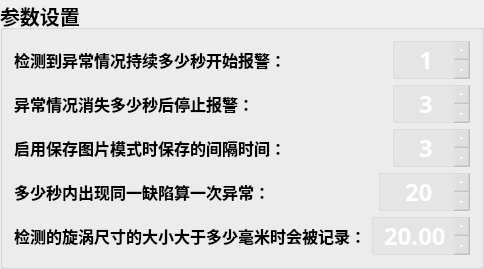
        <widget class="QGroupBox" name="groupBox_8">
         <property name="font">
          <font>
           <pointsize>15</pointsize>
           <weight>75</weight>
           <bold>true</bold>
          </font>
         </property>
         <property name="styleSheet">
          <string notr="true"/>
         </property>
         <property name="title">
          <string>参数设置</string>
         </property>
         <layout class="QVBoxLayout" name="verticalLayout" stretch="10,10,10,10,10">
          <item>
           <layout class="QHBoxLayout" name="horizontalLayout" stretch="10,0">
            <item>
             <widget class="QLabel" name="label">
              <property name="font">
               <font>
                <pointsize>12</pointsize>
               </font>
              </property>
              <property name="text">
               <string>检测到异常情况持续多少秒开始报警：</string>
              </property>
             </widget>
            </item>
            <item>
             <widget class="QSpinBox" name="spinBox_timeForStartWarning">
              <property name="sizePolicy">
               <sizepolicy hsizetype="Minimum" vsizetype="Fixed">
                <horstretch>0</horstretch>
                <verstretch>0</verstretch>
               </sizepolicy>
              </property>
              <property name="font">
               <font>
                <family>AcadEref</family>
                <pointsize>-1</pointsize>
               </font>
              </property>
              <property name="styleSheet">
               <string notr="true">QSpinBox{
background:rgba(200, 200, 200,50);
color:white;
font-size: 24px;
border-style: solid;
border-width: 1px;
border-color: rgba(200, 200, 200,100);
border-radius: 3px;
padding-right: 10px;}

QSpinBox::down-button{
background:rgba(200, 200, 200,0);
border-image: url(:/images/icons/botton_down.png);}
QSpinBox::down-button::hover{
background:rgba(200, 200, 200,100);
border-image: url(:/images/icons/botton_down.png);}

QSpinBox::up-button{
background:rgba(200, 200, 200,0);
border-image: url(:/images/icons/botton_up.png);}
QSpinBox::up-button::hover{
background:rgba(200, 200, 200,100);
border-image: url(:/images/icons/botton_up.png);}

QAbstractSpinBox::up-button { subcontrol-origin: border; }
QAbstractSpinBox::down-button { subcontrol-origin: border; }</string>
              </property>
              <property name="alignment">
               <set>Qt::AlignCenter</set>
              </property>
              <property name="buttonSymbols">
               <enum>QAbstractSpinBox::UpDownArrows</enum>
              </property>
              <property name="minimum">
               <number>0</number>
              </property>
              <property name="maximum">
               <number>100</number>
              </property>
              <property name="value">
               <number>1</number>
              </property>
             </widget>
            </item>
           </layout>
          </item>
          <item>
           <layout class="QHBoxLayout" name="horizontalLayout_2" stretch="10,2">
            <property name="leftMargin">
             <number>0</number>
            </property>
            <property name="rightMargin">
             <number>0</number>
            </property>
            <item>
             <widget class="QLabel" name="label_2">
              <property name="font">
               <font>
                <pointsize>12</pointsize>
               </font>
              </property>
              <property name="text">
               <string>异常情况消失多少秒后停止报警：    </string>
              </property>
             </widget>
            </item>
            <item>
             <widget class="QSpinBox" name="spinBox_timeForStopWarning">
              <property name="sizePolicy">
               <sizepolicy hsizetype="Minimum" vsizetype="Fixed">
                <horstretch>0</horstretch>
                <verstretch>0</verstretch>
               </sizepolicy>
              </property>
              <property name="font">
               <font>
                <family>AcadEref</family>
                <pointsize>-1</pointsize>
               </font>
              </property>
              <property name="styleSheet">
               <string notr="true">QSpinBox{
background:rgba(200, 200, 200,50);
color:white;
font-size: 24px;
border-style: solid;
border-width: 1px;
border-color: rgba(200, 200, 200,100);
border-radius: 3px;
padding-right: 10px;}

QSpinBox::down-button{
background:rgba(200, 200, 200,0);
border-image: url(:/images/icons/botton_down.png);}
QSpinBox::down-button::hover{
background:rgba(200, 200, 200,100);
border-image: url(:/images/icons/botton_down.png);}

QSpinBox::up-button{
background:rgba(200, 200, 200,0);
border-image: url(:/images/icons/botton_up.png);}
QSpinBox::up-button::hover{
background:rgba(200, 200, 200,100);
border-image: url(:/images/icons/botton_up.png);}

QAbstractSpinBox::up-button { subcontrol-origin: border; }
QAbstractSpinBox::down-button { subcontrol-origin: border; }</string>
              </property>
              <property name="alignment">
               <set>Qt::AlignCenter</set>
              </property>
              <property name="buttonSymbols">
               <enum>QAbstractSpinBox::UpDownArrows</enum>
              </property>
              <property name="minimum">
               <number>0</number>
              </property>
              <property name="maximum">
               <number>100</number>
              </property>
              <property name="value">
               <number>3</number>
              </property>
             </widget>
            </item>
           </layout>
          </item>
          <item>
           <layout class="QHBoxLayout" name="horizontalLayout_3" stretch="10,2">
            <item>
             <widget class="QLabel" name="label_3">
              <property name="font">
               <font>
                <pointsize>12</pointsize>
               </font>
              </property>
              <property name="text">
               <string>启用保存图片模式时保存的间隔时间：</string>
              </property>
             </widget>
            </item>
            <item>
             <widget class="QSpinBox" name="spinBox_savePictureInterval">
              <property name="sizePolicy">
               <sizepolicy hsizetype="Minimum" vsizetype="Fixed">
                <horstretch>0</horstretch>
                <verstretch>0</verstretch>
               </sizepolicy>
              </property>
              <property name="font">
               <font>
                <family>AcadEref</family>
                <pointsize>-1</pointsize>
               </font>
              </property>
              <property name="styleSheet">
               <string notr="true">QSpinBox{
background:rgba(200, 200, 200,50);
color:white;
font-size: 24px;
border-style: solid;
border-width: 1px;
border-color: rgba(200, 200, 200,100);
border-radius: 3px;
padding-right: 10px;}

QSpinBox::down-button{
background:rgba(200, 200, 200,0);
border-image: url(:/images/icons/botton_down.png);}
QSpinBox::down-button::hover{
background:rgba(200, 200, 200,100);
border-image: url(:/images/icons/botton_down.png);}

QSpinBox::up-button{
background:rgba(200, 200, 200,0);
border-image: url(:/images/icons/botton_up.png);}
QSpinBox::up-button::hover{
background:rgba(200, 200, 200,100);
border-image: url(:/images/icons/botton_up.png);}

QAbstractSpinBox::up-button { subcontrol-origin: border; }
QAbstractSpinBox::down-button { subcontrol-origin: border; }</string>
              </property>
              <property name="alignment">
               <set>Qt::AlignCenter</set>
              </property>
              <property name="buttonSymbols">
               <enum>QAbstractSpinBox::UpDownArrows</enum>
              </property>
              <property name="minimum">
               <number>0</number>
              </property>
              <property name="maximum">
               <number>100</number>
              </property>
              <property name="value">
               <number>3</number>
              </property>
             </widget>
            </item>
           </layout>
          </item>
          <item>
           <layout class="QHBoxLayout" name="horizontalLayout_9" stretch="10,2">
            <item>
             <widget class="QLabel" name="label_5">
              <property name="font">
               <font>
                <pointsize>12</pointsize>
               </font>
              </property>
              <property name="text">
               <string>多少秒内出现同一缺陷算一次异常：</string>
              </property>
             </widget>
            </item>
            <item>
             <widget class="QSpinBox" name="spinBox_timeForObjectIntervalTime">
              <property name="sizePolicy">
               <sizepolicy hsizetype="Minimum" vsizetype="Fixed">
                <horstretch>0</horstretch>
                <verstretch>0</verstretch>
               </sizepolicy>
              </property>
              <property name="font">
               <font>
                <family>AcadEref</family>
                <pointsize>-1</pointsize>
               </font>
              </property>
              <property name="styleSheet">
               <string notr="true">QSpinBox{
background:rgba(200, 200, 200,50);
color:white;
font-size: 24px;
border-style: solid;
border-width: 1px;
border-color: rgba(200, 200, 200,100);
border-radius: 3px;
padding-right: 10px;}

QSpinBox::down-button{
background:rgba(200, 200, 200,0);
border-image: url(:/images/icons/botton_down.png);}
QSpinBox::down-button::hover{
background:rgba(200, 200, 200,100);
border-image: url(:/images/icons/botton_down.png);}

QSpinBox::up-button{
background:rgba(200, 200, 200,0);
border-image: url(:/images/icons/botton_up.png);}
QSpinBox::up-button::hover{
background:rgba(200, 200, 200,100);
border-image: url(:/images/icons/botton_up.png);}

QAbstractSpinBox::up-button { subcontrol-origin: border; }
QAbstractSpinBox::down-button { subcontrol-origin: border; }</string>
              </property>
              <property name="alignment">
               <set>Qt::AlignCenter</set>
              </property>
              <property name="buttonSymbols">
               <enum>QAbstractSpinBox::UpDownArrows</enum>
              </property>
              <property name="minimum">
               <number>0</number>
              </property>
              <property name="maximum">
               <number>1000</number>
              </property>
              <property name="stepType">
               <enum>QAbstractSpinBox::DefaultStepType</enum>
              </property>
              <property name="value">
               <number>20</number>
              </property>
             </widget>
            </item>
           </layout>
          </item>
          <item>
           <layout class="QHBoxLayout" name="horizontalLayout_12" stretch="10,2">
            <item>
             <widget class="QLabel" name="label_6">
              <property name="font">
               <font>
                <pointsize>12</pointsize>
               </font>
              </property>
              <property name="text">
               <string>检测的旋涡尺寸的大小大于多少毫米时会被记录：</string>
              </property>
             </widget>
            </item>
            <item>
             <widget class="QDoubleSpinBox" name="doubleSpinBox_vortexMinSize">
              <property name="sizePolicy">
               <sizepolicy hsizetype="Minimum" vsizetype="Fixed">
                <horstretch>0</horstretch>
                <verstretch>0</verstretch>
               </sizepolicy>
              </property>
              <property name="font">
               <font>
                <family>SimSun-ExtB</family>
                <pointsize>-1</pointsize>
               </font>
              </property>
              <property name="layoutDirection">
               <enum>Qt::LeftToRight</enum>
              </property>
              <property name="styleSheet">
               <string notr="true">QDoubleSpinBox{
background:rgba(200, 200, 200,50);
color:white;
font-size: 24px;
border-style: solid;
border-width: 1px;
border-color: rgba(200, 200, 200,100);
border-radius: 3px;
padding-right: 10px;}

QDoubleSpinBox::down-button{
background:rgba(200, 200, 200,0);
border-image: url(:/images/icons/botton_down.png);}
QDoubleSpinBox::down-button::hover{
background:rgba(200, 200, 200,100);
border-image: url(:/images/icons/botton_down.png);}

QDoubleSpinBox::up-button{
background:rgba(200, 200, 200,0);
border-image: url(:/images/icons/botton_up.png);}
QDoubleSpinBox::up-button::hover{
background:rgba(200, 200, 200,100);
border-image: url(:/images/icons/botton_up.png);}

QAbstractSpinBox::up-button { subcontrol-origin: border; }
QAbstractSpinBox::down-button { subcontrol-origin: border; }</string>
              </property>
              <property name="alignment">
               <set>Qt::AlignCenter</set>
              </property>
              <property name="buttonSymbols">
               <enum>QAbstractSpinBox::UpDownArrows</enum>
              </property>
              <property name="decimals">
               <number>2</number>
              </property>
              <property name="singleStep">
               <double>0.100000000000000</double>
              </property>
              <property name="value">
               <double>20.000000000000000</double>
              </property>
             </widget>
            </item>
           </layout>
          </item>
         </layout>
        </widget>
